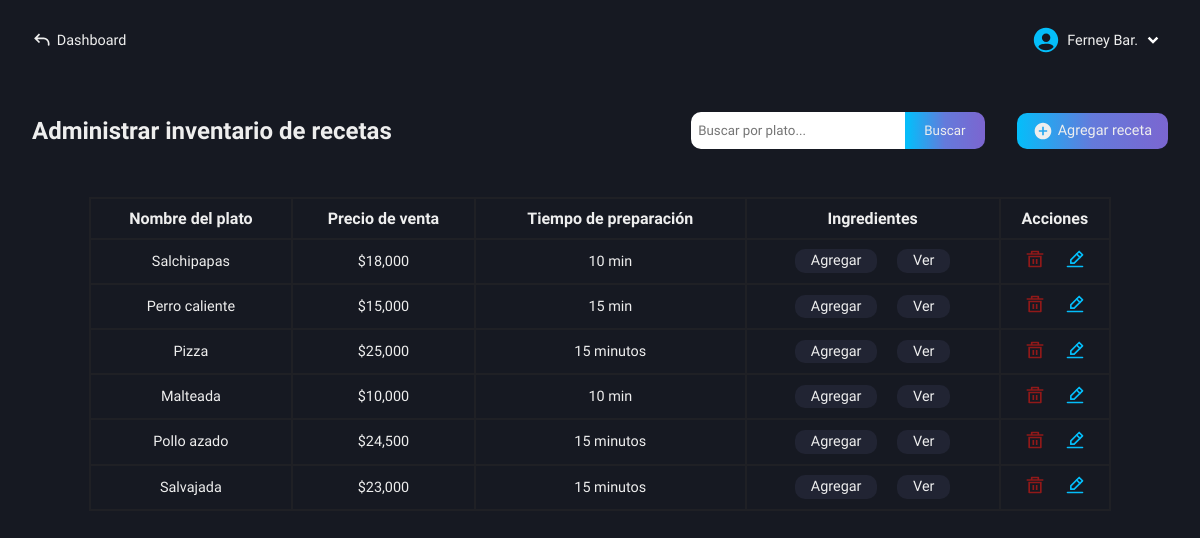
Screenshot of /roles/restaurant/inventory/recipe-inventory.php (signed in) with the database file from the repository.
### tables this page shows
CREATE TABLE `users` (
  `id` int(11) NOT NULL AUTO_INCREMENT,
  `name` varchar(100) NOT NULL,
  `lastname` varchar(100) NOT NULL,
  `email` varchar(100) NOT NULL,
  `phone_number` varchar(100) NOT NULL,
  `pass` varchar(100) NOT NULL,
  `name_business` varchar(100) NOT NULL,
  `role` varchar(100) NOT NULL,
  PRIMARY KEY (`id`)
);

CREATE TABLE `recipes` (
  `id` int(11) NOT NULL AUTO_INCREMENT,
  `name_dish` varchar(100) NOT NULL,
  `sale_price` decimal(50,0) NOT NULL,
  `prepared_time` varchar(100) NOT NULL,
  PRIMARY KEY (`id`)
);

### roles/restaurant/inventory/recipe-inventory.php (the view, shortened to what this page needs)
<!DOCTYPE html>
<html lang="en">
<head>
    <link rel="stylesheet" href="../../../css/restaurant/admin-inventory.css">
    <link rel="stylesheet" href="../../../css/restaurant/base-autocomplete.css">
    <link rel="stylesheet" href="https://code.jquery.com/ui/1.12.1/themes/base/jquery-ui.css">
    <?php
        include("../../../conexion.php");
        if (isset($_SESSION['user_id'])) {
            $id_user = $_SESSION['user_id'];
        } else {
            header("Location: ../../../index.php");
            exit();
        }
    ?>
</head>
<body>
    <main class="main">
        <nav class="nav-dash">
            <a href="../../dashboard-restaurant.php" class="go-dash">
                <svg xmlns="http://www.w3.org/2000/svg" width="20" height="20" viewBox="0 0 24 24"><path fill="#eee" d="m4 10l-.707.707L2.586 10l.707-.707zm17 8a1 1 0 1 1-2 0zM8.293 15.707l-5-5l1.414-1.414l5 5zm-5-6.414l5-5l1.414 1.414l-5 5zM4 9h10v2H4zm17 7v2h-2v-2zm-7-7a7 7 0 0 1 7 7h-2a5 5 0 0 0-5-5z"/></svg>
                <p>Dashboard</p>
            </a>
            <div class="user-modal">
                <div class="username">
                    <img src="../../../svg/people.svg" alt="">
                    <div class="name-down">
                        <?php
                            $queryData = "SELECT name, lastname FROM users WHERE id = $id_user";
                            $result = mysqli_query($conexion, $queryData);
                            $rowData = mysqli_fetch_assoc($result);
                            echo "<p class='name'>" . $rowData['name'] . ' ' . substr($rowData['lastname'], 0, 3) . ".</p>";
                        ?>
                        <img src="../../../svg/down-arrow.svg" alt="">
                    </div>
                </div>
            </div>
        </nav>
        <section class="info-table-product" id="hidden-modal">
            <div class="table-products">
                <div class="tlt-search-add">
                    <h2 class="tlt-function">Administrar inventario de recetas</h2>
                    <div class="search-add">
                        <form action="functions/search-dish.php" method="POST" class="form-search">
                            <input type="text" name="search" class="input-search b-col-fcs-val" id="search-recipe" placeholder="Buscar por plato..." required>
                            <input type="submit" name="button-search" class="btn-search bg-btn" value="Buscar">
                        </form>
                        <a href="functions/add-recipes.php" class="add bg-btn">
                            <svg xmlns="http://www.w3.org/2000/svg" width="20" height="20" viewBox="0 0 24 24"><path fill="#eee" d="M12 2C6.477 2 2 6.477 2 12s4.477 10 10 10s10-4.477 10-10S17.523 2 12 2m5 11h-4v4h-2v-4H7v-2h4V7h2v4h4z"/></svg>
                            <p>Agregar receta</p>
                        </a>
                    </div>
                </div>
                <div class="content-table">
                    <table>
                        <tr>
                            <th>Nombre del plato</th>
                            <th>Precio de venta</th>
                            <th>Tiempo de preparación</th>
                            <th>Ingredientes</th>
                            <th>Acciones</th>
                        </tr>
                        <?php
                            $getProducts = "SELECT * FROM recipes";
                            $resultProducts = mysqli_query($conexion, $getProducts);
                            if($resultProducts -> num_rows > 0){
                                while($row = mysqli_fetch_array($resultProducts)){
                                    $id = $row['id'];
                                    echo "<tr>
                                            <td>" . ucfirst($row['name_dish']) . "</td>
                                            <td>$" . number_format($row['sale_price'], 0) . "</td>
                                            <td>" . $row['prepared_time'] . "</td>
                                            <td class='view-details'>
                                                <a href='functions/add-ingredients-dish.php?id=$id'>Agregar</a>
                                                <a href='functions/ingredients-details.php?id=$id'>Ver</a>
                                            </td>
                                            <td>
                                                <a href='functions/delete-recipe.php?id=$id'>
                                                    <img src='../../../svg/delete.svg' title='Eliminar' />
                                                </a>
                                                <a href='functions/get-data-recipe.php?id=$id'>
                                                    <img src='../../../svg/edit.svg' title='Editar' />
                                                </a>
                                            </td>
                                          </tr>";
                                }
                            } else {
                                echo "<tr>
                                        <td colspan='10'>No hay recetas aún.</td>
                                      </tr>";
                            }
                        ?>
                    </table>
                </div>
            </div>
        </section>
    </main>
</body>
</html>

### css/restaurant/admin-inventory.css (style rules this page uses)
.main { display: grid; grid-template-columns: 1fr; grid-template-rows: 80px auto; height: 100vh; background-color: var(--color-dark-blue-gray); }
.info-table-product { grid-column: 1 / 2; grid-row: 2 / 3; padding: 2rem; box-sizing: border-box; background-color: var(--color-dark-blue-gray); }
.table-products { display: flex; flex-direction: column; gap: 3rem; }
.tlt-search-add { display: flex; align-items: center; justify-content: space-between; }
.search-add { display: flex; align-items: center; gap: 2rem; }
.form-search { display: flex; }
.input-search { outline: none; padding: .2rem .3rem; height: 27px; border: 2px solid #fff; width: 200px; color: var(--color-light-black); border-top-left-radius: 10px; border-bottom-left-radius: 10px; }
.btn-search { width: 80px; height: auto; padding: .45rem 0; border: 2px solid transparent; border-top-right-radius: 10px; border-bottom-right-radius: 10px; cursor: pointer; }
.add { display: flex; align-items: center; gap: .3rem; padding: .5rem 1rem; border-radius: 10px; font-size: .9rem; text-decoration: none; }
table, th, td { border: 2px solid #1f2025; }
table { width: 50%; margin: auto; border-collapse: collapse; }
th, td { padding: .6rem 0; text-align: center; }
td { font-size: .9rem; font-weight: 300; }
td:nth-child(5) a { text-decoration: none; }
td:nth-child(5) a:last-child { margin-left: 1rem; }
td:nth-child(4) a { text-decoration: none; }
td:nth-child(4) a:last-child { margin-left: 1rem; }
.view-details a:first-child, .view-details a:last-child { text-decoration: none; background-color: var(--color-dark-charcoal-blue); padding: .2rem 1rem; border-radius: 10px; }
@media (max-width: 1400px) { table { width: 90%; } }

### css/base-nav-dash.css (style rules this page uses)
* { color: #eee; }
.nav-dash { grid-column: 1 / 2; grid-row: 1 / 2; display: flex; align-items: center; justify-content: space-between; padding: 0 2rem; box-sizing: border-box; user-select: none; }
.username { display: flex; align-items: center; gap: .4rem; cursor: pointer; }
.name-down { display: flex; align-items: center; }
.name-down .name { color: #eee; font-size: .9rem; }
.go-dash { display: flex; align-items: center; gap: .3rem; text-decoration: none; }
.go-dash p { font-size: .9rem; color: #eee; }

### css/base-btn-bd.css (style rules this page uses)
.bg-btn { background: linear-gradient( 90deg, #04BEFA, #647adb, #7b66d0, #9554c9, #04BEFA ); background-size: 200%; animation: gradient-move 5s infinite; transition: transform 0.2s, box-shadow 0.2s; }

### rows the page displays
users: name "Ferney", lastname "Bar"
recipes: name_dish "Salchipapas", sale_price "18,000", prepared_time "10 min"
recipes: name_dish "Perro caliente", sale_price "15,000", prepared_time "15 min"
recipes: name_dish "Pizza", sale_price "25,000", prepared_time "15 minutos"
recipes: name_dish "Malteada", sale_price "10,000", prepared_time "10 min"
recipes: name_dish "Pollo azado", sale_price "24,500", prepared_time "15 minutos"
recipes: name_dish "Salvajada", sale_price "23,000", prepared_time "15 minutos"
